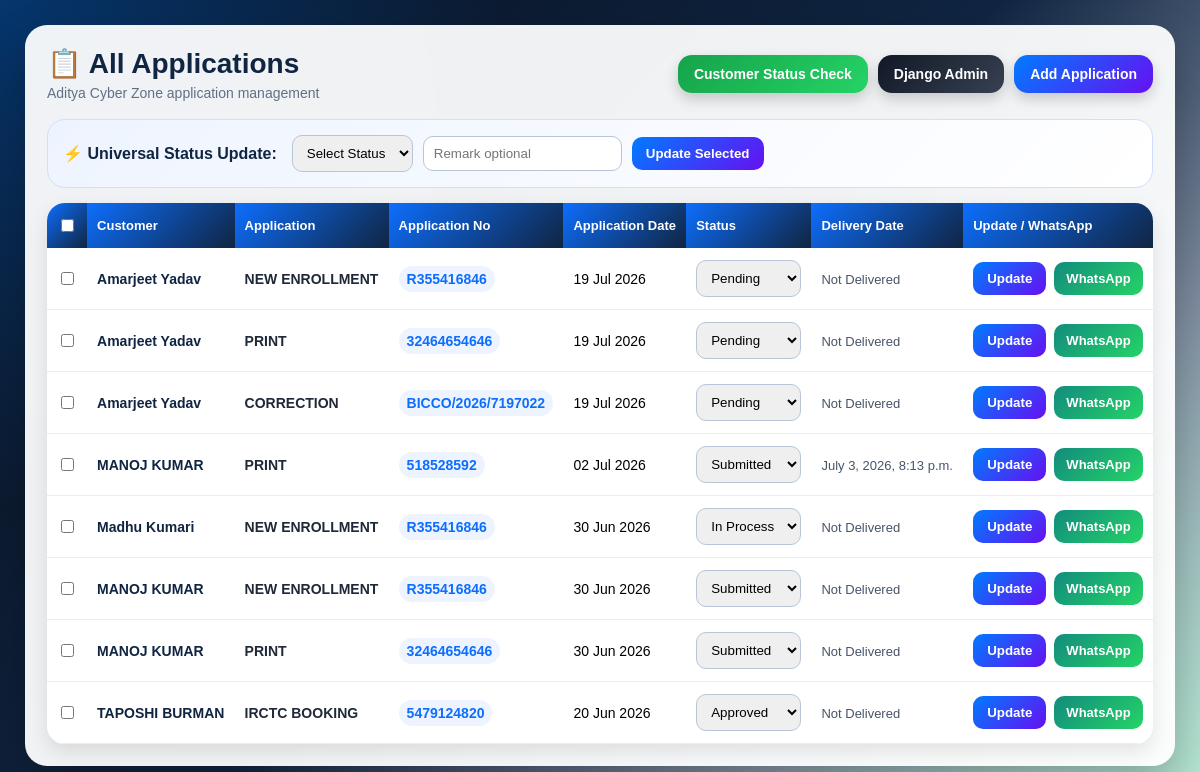
The app's page /applications/ with its own data.
### customers_app/models.py (models this page shows, shortened)
class Application(models.Model):
    STATUS_CHOICES = [
        ('Pending', 'Pending'),
        ('Submitted', 'Submitted'),
        ('In Process', 'In Process'),
        ('Approved', 'Approved'),
        ('Rejected', 'Rejected'),
        ('Delivered', 'Delivered'),
    ]
    PAYMENT_STATUS_CHOICES = [
        ("Unpaid", "Unpaid"),
        ("Paid", "Paid"),
    ]
    PAYMENT_MODE_CHOICES = [
        ("Cash", "Cash"),
        ("Online", "Online"),
    ]
    customer = models.ForeignKey(Customer, on_delete=models.CASCADE)
    part = models.ForeignKey(
        ApplicationPart,
        on_delete=models.SET_NULL,
        null=True,
        blank=True
    )
    sub_part = models.ForeignKey(
        ApplicationSubPart,
        on_delete=models.SET_NULL,
        null=True,
        blank=True
    )
    application_name = models.CharField(max_length=100)
    application_no = models.CharField(max_length=100)
    application_date = models.DateField()
    amount = models.DecimalField(max_digits=10, decimal_places=2, default=0)
    paid_amount = models.DecimalField(max_digits=10, decimal_places=2, default=0)
    due_amount = models.DecimalField(max_digits=10, decimal_places=2, default=0)
    payment_status = models.CharField(
        max_length=20,
        choices=PAYMENT_STATUS_CHOICES,
        default="Unpaid"
    )
    payment_mode = models.CharField(
        max_length=20,
        choices=PAYMENT_MODE_CHOICES,
        default="Cash"
    )
    payment_reference_no = models.CharField(
    max_length=50,
    unique=False,
    blank=True,
    null=True
)
    receipt_no = models.CharField(
    max_length=100,
    unique=False,
    blank=True,
    null=True
)
    razorpay_order_id = models.CharField(
        max_length=100,
        blank=True,
        null=True
    )
    razorpay_payment_id = models.CharField(
        max_length=100,
        blank=True,
        null=True
    )
    razorpay_signature = models.CharField(
        max_length=200,
        blank=True,
        null=True
    )
    status_updated_at = models.DateTimeField(auto_now=True)
    delivery_date = models.DateTimeField(null=True, blank=True)
    status = models.CharField(
        max_length=20,
        choices=STATUS_CHOICES,
        default='Pending'
    )
    remarks = models.TextField(blank=True)

class Customer(models.Model):
    user = models.OneToOneField(
        User,
        on_delete=models.CASCADE,
        null=True,
        blank=True
    )
    name = models.CharField(max_length=100)
    aadhaar_no = models.CharField(max_length=20, unique=True)
    contact_no = models.CharField(max_length=15)
    is_registered = models.BooleanField(default=False)

### customers_app/views.py (the view)
# urls.py: path('applications/', views.all_applications, name='all_applications'),
def all_applications(request):
    status = request.GET.get("status")
    if status:
        applications = Application.objects.filter(status=status).order_by("-application_date")
    else:
        applications = Application.objects.all().order_by("-application_date")
    return render(request, "all_applications.html", {
        "applications": applications,
        "selected_status": status
    })

### templates/all_applications.html (shortened to what this page needs)
<!DOCTYPE html>
<html>
<head>
</head>
<body>
<div class="container">
    <div class="topbar">
        <div>
            <h1>📋 All Applications</h1>
            <div class="subtitle">Aditya Cyber Zone application management</div>
        </div>
        <div class="top-buttons">
            <a href="/check-status/" class="btn-link green">Customer Status Check</a>
            <a href="/admin/" class="btn-link dark">Django Admin</a>
            <a href="/add-application/" class="btn-link blue">Add Application</a>
        </div>
    </div>
    <form method="POST" action="{% url 'bulk_update_status' %}">
        <div class="bulk-box">
            <span class="bulk-title">⚡ Universal Status Update:</span>
            <select name="bulk_status" required>
                <option value="">Select Status</option>
            </select>
            <input type="text" name="bulk_remark" placeholder="Remark optional">
            <button type="submit">Update Selected</button>
        </div>
        <div class="table-wrap">
            <table>
                <tr>
                    <th><input type="checkbox" onclick="toggleAll(this)"></th>
                    <th>Customer</th>
                    <th>Application</th>
                    <th>Application No</th>
                    <th>Application Date</th>
                    <th>Status</th>
                    <th>Delivery Date</th>
                    <th>Update / WhatsApp</th>
                </tr>
                {% for app in applications %}
                <tr>
                    <td>
                        <input type="checkbox" name="selected_applications" value="{{ app.id }}">
                    </td>
                    <td><span class="customer">{{ app.customer.name }}</span></td>
                    <td><span class="app-name">{{ app.application_name }}</span></td>
                    <td><span class="app-no">{{ app.application_no }}</span></td>
                    <td>{{ app.application_date|date:"d M Y" }}</td>
                    <td>
                        <select name="status" form="form{{ app.id }}">
                            <option value="Pending" {% if app.status == "Pending" %}selected{% endif %}>Pending</option>
                            <option value="Submitted" {% if app.status == "Submitted" %}selected{% endif %}>Submitted</option>
                            <option value="In Process" {% if app.status == "In Process" %}selected{% endif %}>In Process</option>
                            <option value="Approved" {% if app.status == "Approved" %}selected{% endif %}>Approved</option>
                        </select>
                    </td>
                    <td>
                        <span class="delivery">
                            {% if app.delivery_date %}
                                {{ app.delivery_date }}
                            {% else %}
                                Not Delivered
                            {% endif %}
                        </span>
                    </td>
                    <td>
                        <div class="actions">
                            <form id="form{{ app.id }}" method="POST" action="{% url 'update_status' app.id %}">
                                <button type="submit">Update</button>
                            </form>
                            <a class="whatsapp-btn"
                               target="_blank"
                               href="https://wa.me/91{{ app.customer.contact_no }}?text=Aditya%20Cyber%20Zone%0A%0ADear%20{{ app.customer.name }},%0A%0AYour%20Application%20Status%20has%20been%20updated.%0A%0AApplication:%20{{ app.application_name }}%0AApplication%20No:%20{{ app.application_no }}%0ACurrent%20Status:%20{{ app.status }}%0A%0AThank%20you.">
                                WhatsApp
                            </a>
                        </div>
                    </td>
                </tr>
                {% empty %}
                <tr>
                    <td colspan="7" class="empty">No applications found.</td>
                </tr>
                {% endfor %}
            </table>
        </div>
    </form>
</div>
</body>
</html>

### templates/all_applications.html (style rules this page uses)
* { box-sizing:border-box; }
body { font-family:Arial, sans-serif; margin:0; min-height:100vh; padding:25px; background: radial-gradient(circle at top left, rgba(0,123,255,.35), transparent 35%), radial-gradient(circle at bottom right, rgba(37,211,102,.28), transparent 35%), linear-gradient(135deg,#08111f,#102542,#eef4ff); }
.container { max-width:1250px; margin:auto; background:rgba(255,255,255,.94); padding:22px; border-radius:22px; box-shadow:0 20px 45px rgba(0,0,0,.25); backdrop-filter:blur(10px); }
.topbar { display:flex; justify-content:space-between; align-items:center; gap:15px; flex-wrap:wrap; margin-bottom:18px; }
h1 { margin:0; color:#102542; font-size:28px; }
.subtitle { margin-top:5px; color:#607086; font-size:14px; }
.top-buttons { display:flex; gap:10px; flex-wrap:wrap; }
.btn-link { color:white; padding:11px 16px; text-decoration:none; border-radius:14px; font-size:14px; display:inline-block; font-weight:bold; box-shadow:0 6px 14px rgba(0,0,0,.18); }
.green { background:linear-gradient(135deg,#16a34a,#25D366); }
.dark { background:linear-gradient(135deg,#111827,#374151); }
.blue { background:linear-gradient(135deg,#007bff,#6610f2); }
.bulk-box { background:linear-gradient(135deg,#eef4ff,#ffffff); padding:15px; border-radius:18px; margin-bottom:15px; border:1px solid #cfe0ff; display:flex; align-items:center; gap:10px; flex-wrap:wrap; }
.bulk-title { font-weight:bold; color:#102542; margin-right:5px; }
select,input { padding:9px 10px; border-radius:10px; border:1px solid #b8c5d6; outline:none; }
button { background:linear-gradient(135deg,#007bff,#6610f2); color:white; border:none; padding:9px 14px; border-radius:10px; cursor:pointer; font-weight:bold; }
.table-wrap { width:100%; overflow-x:auto; border-radius:18px; box-shadow:0 8px 20px rgba(0,0,0,.10); }
table { width:100%; border-collapse:collapse; background:white; min-width:850px; }
table th { background:linear-gradient(135deg,#0d6efd,#102542); color:white; padding:13px 10px; text-align:left; font-size:13px; white-space:nowrap; }
table td { padding:12px 10px; border-bottom:1px solid #e8edf5; vertical-align:middle; font-size:14px; }
.customer { font-weight:bold; color:#102542; }
.app-name { font-weight:bold; color:#1f2937; }
.app-no { background:#eef4ff; color:#0d6efd; padding:5px 8px; border-radius:999px; font-weight:bold; display:inline-block; }
.delivery { color:#475569; font-size:13px; }
.actions { display:flex; gap:8px; align-items:center; flex-wrap:wrap; }
.whatsapp-btn { background:linear-gradient(135deg,#128C7E,#25D366); color:white; padding:9px 12px; border-radius:10px; text-decoration:none; display:inline-block; font-size:13px; font-weight:bold; }

### records on screen
Application: customer.name "Amarjeet Yadav", application_name "NEW ENROLLMENT", application_no "R355416846", application_date "19 Jul 2026", status "Pending", shows "Not Delivered"
Application: customer.name "Amarjeet Yadav", application_name "PRINT", application_no "32464654646", application_date "19 Jul 2026", status "Pending", shows "Not Delivered"
Application: customer.name "Amarjeet Yadav", application_name "CORRECTION", application_no "BICCO/2026/7197022", application_date "19 Jul 2026", status "Pending", shows "Not Delivered"
Application: customer.name "MANOJ KUMAR", application_name "PRINT", application_no "518528592", application_date "02 Jul 2026", status "Submitted", delivery_date "July 3, 2026, 8:13 p.m."
Application: customer.name "Madhu Kumari", application_name "NEW ENROLLMENT", application_no "R355416846", application_date "30 Jun 2026", status "In Process", shows "Not Delivered"
Application: customer.name "MANOJ KUMAR", application_name "NEW ENROLLMENT", application_no "R355416846", application_date "30 Jun 2026", status "Submitted", shows "Not Delivered"
Application: customer.name "MANOJ KUMAR", application_name "PRINT", application_no "32464654646", application_date "30 Jun 2026", status "Submitted", shows "Not Delivered"
Application: customer.name "TAPOSHI BURMAN", application_name "IRCTC BOOKING", application_no "5479124820", application_date "20 Jun 2026", status "Approved", shows "Not Delivered"
